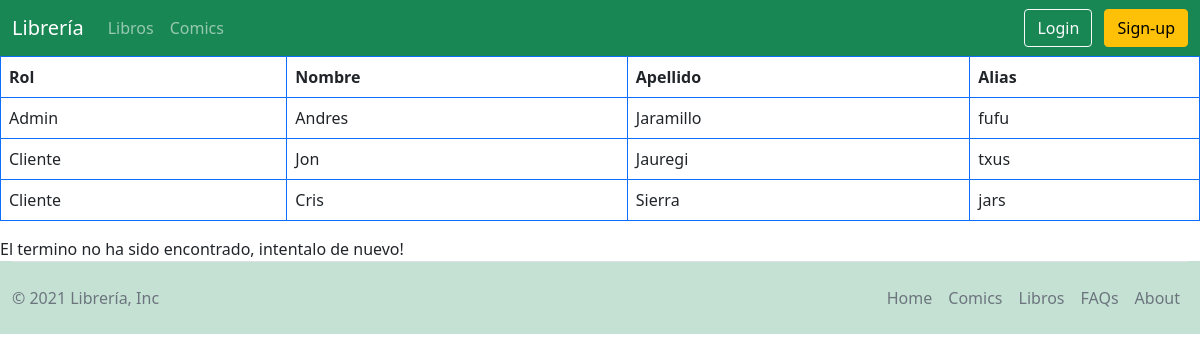
Page /Buscador/buscadorjoin.php on the committed database.
### tables this page shows
CREATE TABLE `usuario` (
  `Cod_usuario` mediumint(9) NOT NULL,
  `Nombre_usuario` varchar(11) NOT NULL,
  `Apellido` varchar(20) NOT NULL,
  `Telefono` int(9) NOT NULL,
  `Alias` varchar(10) NOT NULL,
  `Pass` varchar(32) NOT NULL,
  `Direccion` varchar(30) NOT NULL,
  `Cod_tipo_usuario` int(1) DEFAULT NULL
);

CREATE TABLE `tipo_usuario` (
  `Cod_tipo_usuario` int(1) NOT NULL,
  `Descripcion_Usuario` varchar(10) NOT NULL
);

### Buscador/buscadorjoin.php (the view, shortened to what this page needs)
<!DOCTYPE html>
<html lang="en">
<head>
    <link rel="stylesheet" href="css/bootstrap.min.css">
</head>
<body>
    <header class="p-0 bg-dark text-white">
        <nav class="navbar navbar-expand-sm navbar-dark bg-success" aria-label="Third navbar example">
            <div class="container-fluid">
                <a class="navbar-brand" href="index_html.php">Librería</a>
                <div class="collapse navbar-collapse" id="navbarsExample03">
                    <ul class="navbar-nav me-auto mb-2 mb-sm-0">
                        <li class="nav-item dropdown">
                   <a class="nav-link acive" href="libros.php">
               Libros
            </a>
        </li>
        <li class="nav-item dropdown" >
            <a   class="nav-link acive" href="comics.php" >
               Comics
            </a>
        </ul>
        <div class="text-end">
            <button type="button" class="btn btn-outline-light me-2"data-bs-toggle="modal" data-bs-target="#myModal" >Login</button>
            <a  class="btn btn-warning"   href="registro_cliente.php" >Sign-up</a>
        </div>
                </div>
        </nav>
    </header>
<?php
$busqueda=$_GET["buscar"];
$db_host="localhost";
$db_nombre="doombook";
$db_usuario="root";
$db_contra="";
$conexion=mysqli_connect($db_host, $db_usuario, $db_contra);
mysqli_select_db($conexion, $db_nombre) or die ("No se encuentra");
$consulta="SELECT usuario.Nombre_usuario, usuario.Apellido, usuario.Alias, tipo_usuario.Descripcion_Usuario FROM usuario
INNER JOIN tipo_usuario ON usuario.Cod_tipo_usuario = tipo_usuario.Cod_tipo_usuario
WHERE tipo_usuario.Descripcion_Usuario LIKE '%$busqueda%'";
$resultado=mysqli_query($conexion, $consulta);
echo "<table class='table table-hover table-bordered border-primary'>";
echo "<tr><th>Rol</th><th>Nombre</th><th>Apellido</th><th>Alias</th></tr>";
while($fila=mysqli_fetch_row($resultado)) {
    echo "<tr><td>".ucfirst($fila[3])."</td><td>$fila[0]</td><td>$fila[1]</td><td>$fila[2]</td></tr>";
    }
   echo "</table>";
   if($fila==0){
    echo "El termino ". $busqueda." no ha sido encontrado, intentalo de nuevo!";
}
?>
 <div class="container-fluid bg-success bg-opacity-25">
        <footer class="d-flex flex-wrap justify-content-between align-items-center py-3 my-0 border-top">
            <p class="col-sm-4 mb-0 text-muted">&copy; 2021 Librería, Inc</p>
            <ul class="nav col-sm-4 justify-content-end">
                <li class="nav-item"><a href="index_html.php" class="nav-link px-2 text-muted">Home</a></li>
                <li class="nav-item"><a href="comics.php" class="nav-link px-2 text-muted">Comics</a></li>
                <li class="nav-item"><a href="libros.php" class="nav-link px-2 text-muted">Libros</a></li>
                <li class="nav-item"><a href="#" class="nav-link px-2 text-muted">FAQs</a></li>
                <li class="nav-item"><a href="#" class="nav-link px-2 text-muted">About</a></li>
            </ul>
        </footer>
    </div>
</body>
</html>

### rows in the picture
usuario: Cod_tipo_usuario.Descripcion_Usuario "Admin", Nombre_usuario "Andres", Apellido "Jaramillo", Alias "fufu"
usuario: Cod_tipo_usuario.Descripcion_Usuario "Cliente", Nombre_usuario "Jon", Apellido "Jauregi", Alias "txus"
usuario: Cod_tipo_usuario.Descripcion_Usuario "Cliente", Nombre_usuario "Cris", Apellido "Sierra", Alias "jars"
